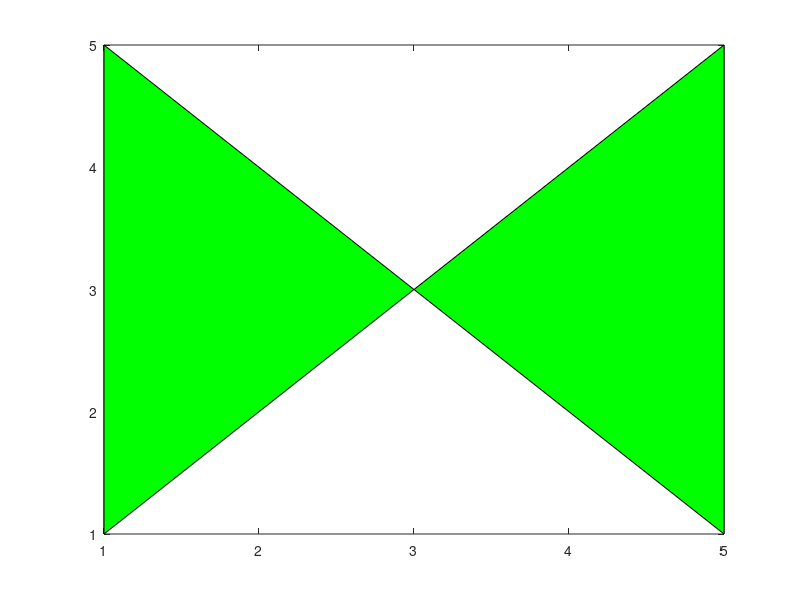

MATLAB code for this plot: (Note: this script raises an error after producing the figure.)
%% test.m

x1 = 1:5;
x2 = x1;

y1 = [5 4 3 2 1];
y2 = [1 2 3 4 5];

X = [x1 fliplr(x2)];
Y = [y1 fliplr(y2)];

fill(X,Y,'g')

%%
clc;clear;

a = track1;

x1 = a.inside(1,:);
y1 = a.inside(2,:);

x2 = a.outside(1,:);
y2 = a.outside(2,:);

X = [x1 fliplr(x2)];
Y = [y1 fliplr(y2)];

fill(X,Y,'g')

h = findobj('Type','patch')

ishandle(h)